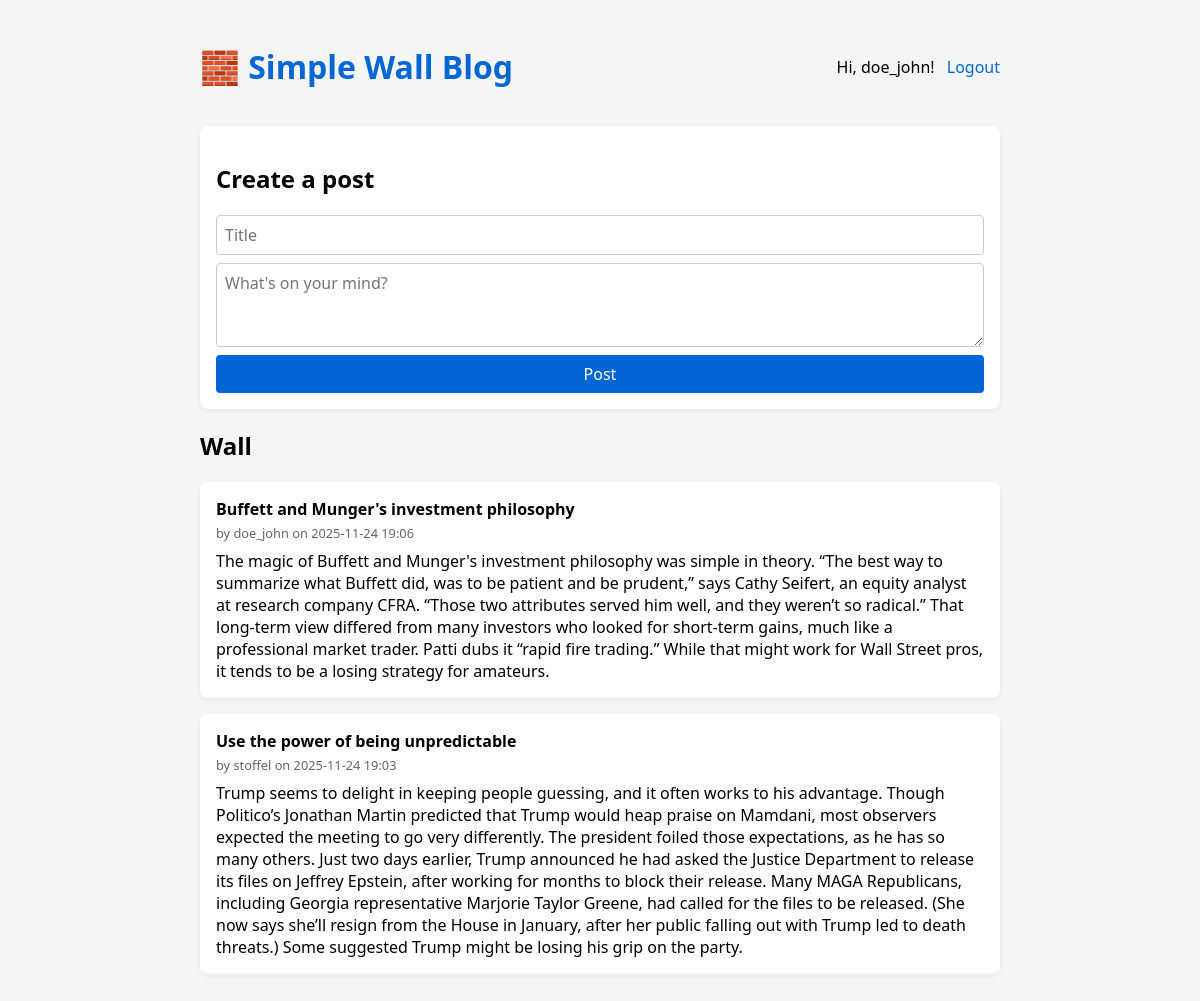
The app's page / (signed in) with its own data.
### app.py (models this page shows)
class User(db.Model):
    id = db.Column(db.Integer, primary_key=True)
    username = db.Column(db.String(80), unique=True, nullable=False)
    password_hash = db.Column(db.String(200), nullable=False)
    created_at = db.Column(db.DateTime, default=datetime.utcnow)
    posts = db.relationship("Post", backref="author", lazy=True)

class Post(db.Model):
    id = db.Column(db.Integer, primary_key=True)
    title = db.Column(db.String(200), nullable=False)
    body = db.Column(db.Text, nullable=False)
    created_at = db.Column(db.DateTime, default=datetime.utcnow)
    user_id = db.Column(db.Integer, db.ForeignKey("user.id"), nullable=False)

### app.py (the view)
@app.route("/")
def index():
    posts = Post.query.order_by(Post.created_at.desc()).all()
    return render_template("index.html", posts=posts, user=current_user())

### app.py (called while the page is built)
def current_user():
    user_id = session.get("user_id")
    if user_id:
        return User.query.get(user_id)
    return None

### templates/index.html
{% extends "base.html" %}
{% block content %}
{% if user %}
  <div class="card">
    <h2>Create a post</h2>
    <form method="post" action="{{ url_for('create_post') }}">
      <input type="text" name="title" placeholder="Title" required>
      <textarea name="body" rows="3" placeholder="What's on your mind?" required></textarea>
      <button type="submit">Post</button>
    </form>
  </div>
{% else %}
  <div class="card">
    <p>Log in or sign up to create a post. Everyone shares the same wall.</p>
  </div>
{% endif %}
<h2>Wall</h2>
{% for post in posts %}
  <div class="card">
    <div class="post-title">{{ post.title }}</div>
    <div class="post-meta">
      by {{ post.author.username }}
      on {{ post.created_at.strftime('%Y-%m-%d %H:%M') }}
    </div>
    <div>{{ post.body|e }}</div>
  </div>
{% else %}
  <p>No posts yet. Be the first!</p>
{% endfor %}
{% endblock %}

### templates/base.html (shortened to what this page needs)
<!doctype html>
<html lang="en">
<head>
</head>
<body>
<header>
  <h1><a href="{{ url_for('index') }}">🧱 Simple Wall Blog</a></h1>
  <nav>
    {% if user %}
      <span>Hi, {{ user.username }}!</span>
      <a href="{{ url_for('logout') }}">Logout</a>
    {% else %}
      <a href="{{ url_for('login') }}">Login</a>
      <a href="{{ url_for('signup') }}">Sign up</a>
    {% endif %}
  </nav>
</header>
{% block content %}{% endblock %}
</body>
</html>

### templates/base.html (style rules this page uses)
body { font-family: system-ui, sans-serif; max-width: 800px; margin: 0 auto; padding: 1.5rem; background: #f5f5f5; }
header { display: flex; justify-content: space-between; align-items: center; margin-bottom: 1rem; }
a { text-decoration: none; color: #0366d6; }
.card { background: white; padding: 1rem; border-radius: 8px; margin-bottom: 1rem; box-shadow: 0 2px 4px rgba(0,0,0,0.05); }
.post-title { font-weight: 600; margin-bottom: .25rem; }
.post-meta { font-size: .8rem; color: #666; margin-bottom: .5rem; }
form { display: flex; flex-direction: column; gap: .5rem; }
input, textarea { padding: .5rem; border-radius: 4px; border: 1px solid #ccc; font: inherit; }
button { padding: .5rem .75rem; border-radius: 4px; border: none; background:#0366d6; color:white; cursor:pointer; font: inherit; }
nav a { margin-left: .5rem; }

### records on screen
User: username "doe_john"
Post: title "Buffett and Munger's investment philosophy", author.username "doe_john", created_at "2025-11-24 19:06", body "The magic of Buffett and Munger's investment philosophy was simple in theory. “The best way to summarize what Buffett did, was to be patient and be prudent,” says Cathy Seifert, an equity analyst at research company CFRA. “Those two attributes served him well, and they weren’t so radical.” That long-term view differed from many investors who looked for short-term gains, much like a professional market trader. Patti dubs it “rapid fire trading.” While that might work for Wall Street pros, it tends to be a losing strategy for amateurs."
Post: title "Use the power of being unpredictable", author.username "stoffel", created_at "2025-11-24 19:03", body "Trump seems to delight in keeping people guessing, and it often works to his advantage. Though Politico’s Jonathan Martin predicted that Trump would heap praise on Mamdani, most observers expected the meeting to go very differently. The president foiled those expectations, as he has so many others. Just two days earlier, Trump announced he had asked the Justice Department to release its files on Jeffrey Epstein, after working for months to block their release. Many MAGA Republicans, including Georgia representative Marjorie Taylor Greene, had called for the files to be released. (She now says she’ll resign from the House in January, after her public falling out with Trump led to death…"
